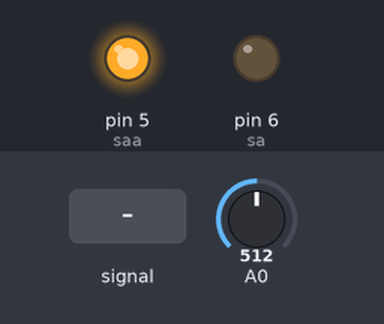
Recording of a sketch running on a simulated Arduino Uno, built with avr-gcc and run on an emulated ATmega328P. On the bench: output pins drawn as LEDs (lit = HIGH). The test bench sets the inputs (shaded band); at power-on: A0 = 512.

Above: at 0.1 s.
At 1.2 s:
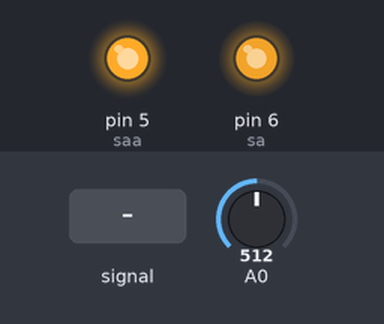
Timing chart, 0 to 0.2 s (numbered marks = the images above; inputs shaded):
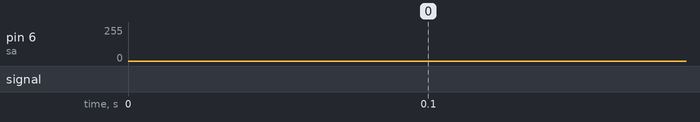

The sketch:

bio3_3.ino
```cpp
//
//int v[15]={127,182,227,251,251,227,182,127,72,27,3,3,27,72,127};
//int sa=6,va,da;
//double f1=44.5,f2=0.29,f3=0.139,f4=0.119,f5=0.098,f;
//
//
//void setup() {
//  pinMode(sa,OUTPUT);
//  f=f1;
//}
//
//
//void loop() {
//  if(Serial.available()>0){
//    da=Serial.read();
//    if(da=='1'){
//      f=f1;
//    }
//    else if(da=='2'){
//      f=f2;
//    }
//    else if(da=='3'){
//      f=f3;
//    }
//    else if(da=='4'){
//      f=f4;
//    }
//    else if(da=='5'){
//      f=f5;
//    }
//  }
//  for(int k=0;k<15;k++){
//    va=v[k];
//    analogWrite(sa,va);
//    delayMicroseconds(f);
//  }
//}

//
//
//int v[15]={127,182,227,251,251,227,182,127,72,27,3,3,27,72,127};
//int sa=6,va,da;
//double f1=66600,f2=0.098,drs;
//
//
//void setup() {
//  Serial.begin(9600);
//  pinMode(sa,OUTPUT);
//  drs=f1;
//}
//
//
//void loop() {
//  if(Serial.available()>0){
//    da=Serial.read();
//    da=da-48;
//    drs=map(da,0,9,f1,f2);
//  }
//  for(int k=0;k<15;k++){
//    va=v[k];
//    analogWrite(sa,va);
//    delayMicroseconds(drs);
//  }
////  Serial.println(da);
////  delay(200);
//}


int v[15]={127,182,227,251,251,227,182,127,72,27,3,3,27,72,127};
int sa=6,saa=5,va,da;
double f1=1,f2=0.667,f3=0.5,drs;


void setup() {
  pinMode(sa,OUTPUT);
  pinMode(saa,OUTPUT);
  digitalWrite(saa,HIGH);
}


void loop() {
  va=analogRead(0);
  da=map(va,0,1023,1,3);
  if(da==1){
    drs=f1;
  }
  else if(da==2){
    drs=f2;
  }
  else{
    drs=f3;
  }
  for(int k=0;k<15;k++){
    va=v[k];
    analogWrite(sa,va);
    delayMicroseconds(drs);
  }
}
```
